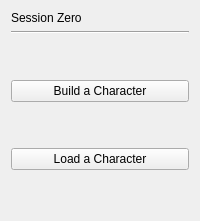
      <widget class="QWidget" name="startPage">
       <layout class="QGridLayout" name="gridLayout_2">
        <item row="0" column="0">
         <widget class="QLabel" name="titleLabel">
          <property name="text">
           <string>Session Zero</string>
          </property>
         </widget>
        </item>
        <item row="3" column="0">
         <widget class="QPushButton" name="buildBtn">
          <property name="text">
           <string>Build a Character</string>
          </property>
         </widget>
        </item>
        <item row="5" column="0">
         <widget class="QPushButton" name="loadBtn">
          <property name="text">
           <string>Load a Character</string>
          </property>
         </widget>
        </item>
        <item row="2" column="0">
         <spacer name="verticalSpacer_3">
          <property name="orientation">
           <enum>Qt::Vertical</enum>
          </property>
          <property name="sizeHint" stdset="0">
           <size>
            <width>20</width>
            <height>40</height>
           </size>
          </property>
         </spacer>
        </item>
        <item row="4" column="0">
         <spacer name="verticalSpacer_2">
          <property name="orientation">
           <enum>Qt::Vertical</enum>
          </property>
          <property name="sizeHint" stdset="0">
           <size>
            <width>20</width>
            <height>40</height>
           </size>
          </property>
         </spacer>
        </item>
        <item row="6" column="0">
         <spacer name="verticalSpacer">
          <property name="orientation">
           <enum>Qt::Vertical</enum>
          </property>
          <property name="sizeHint" stdset="0">
           <size>
            <width>20</width>
            <height>40</height>
           </size>
          </property>
         </spacer>
        </item>
        <item row="1" column="0">
         <widget class="Line" name="line">
          <property name="orientation">
           <enum>Qt::Horizontal</enum>
          </property>
         </widget>
        </item>
       </layout>
      </widget>
